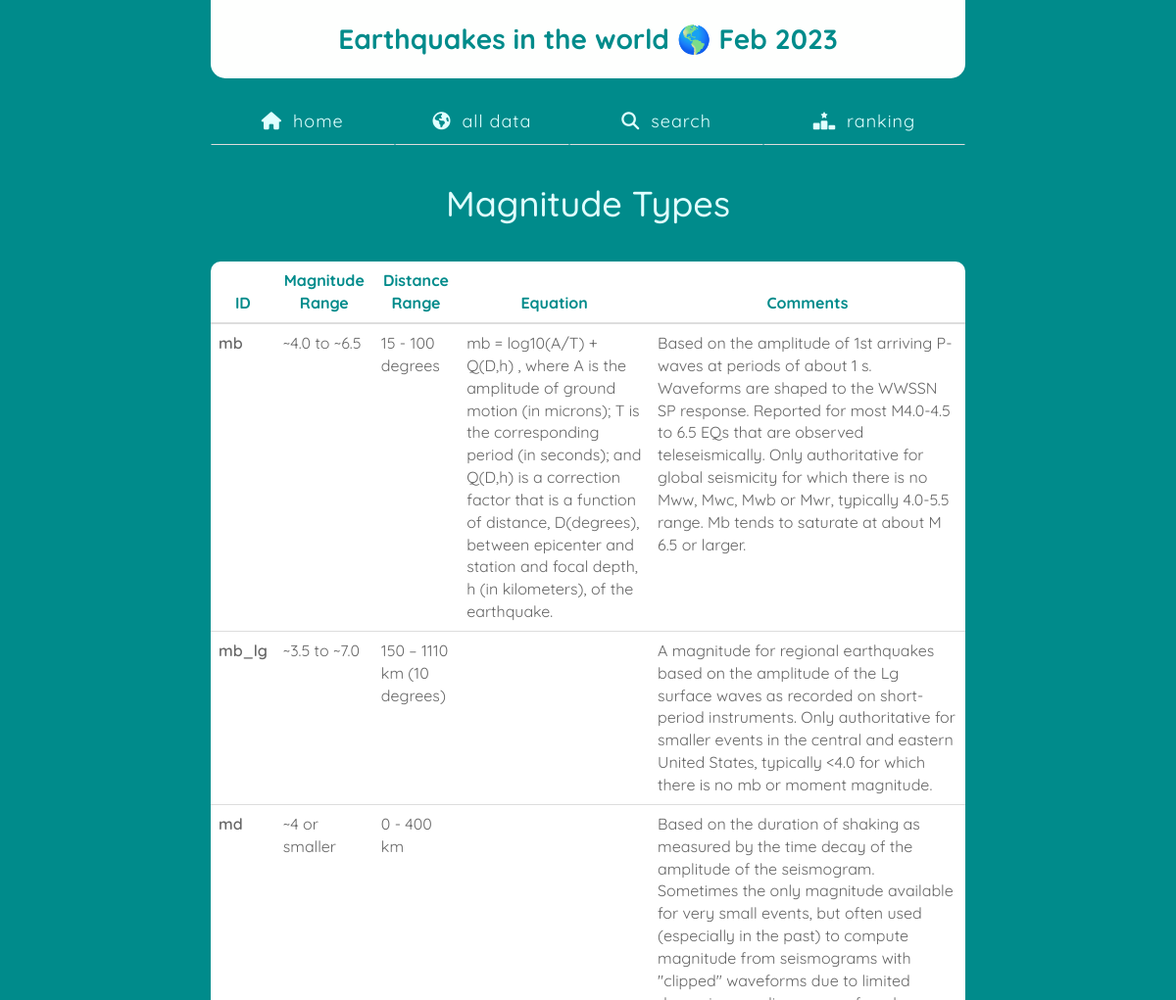
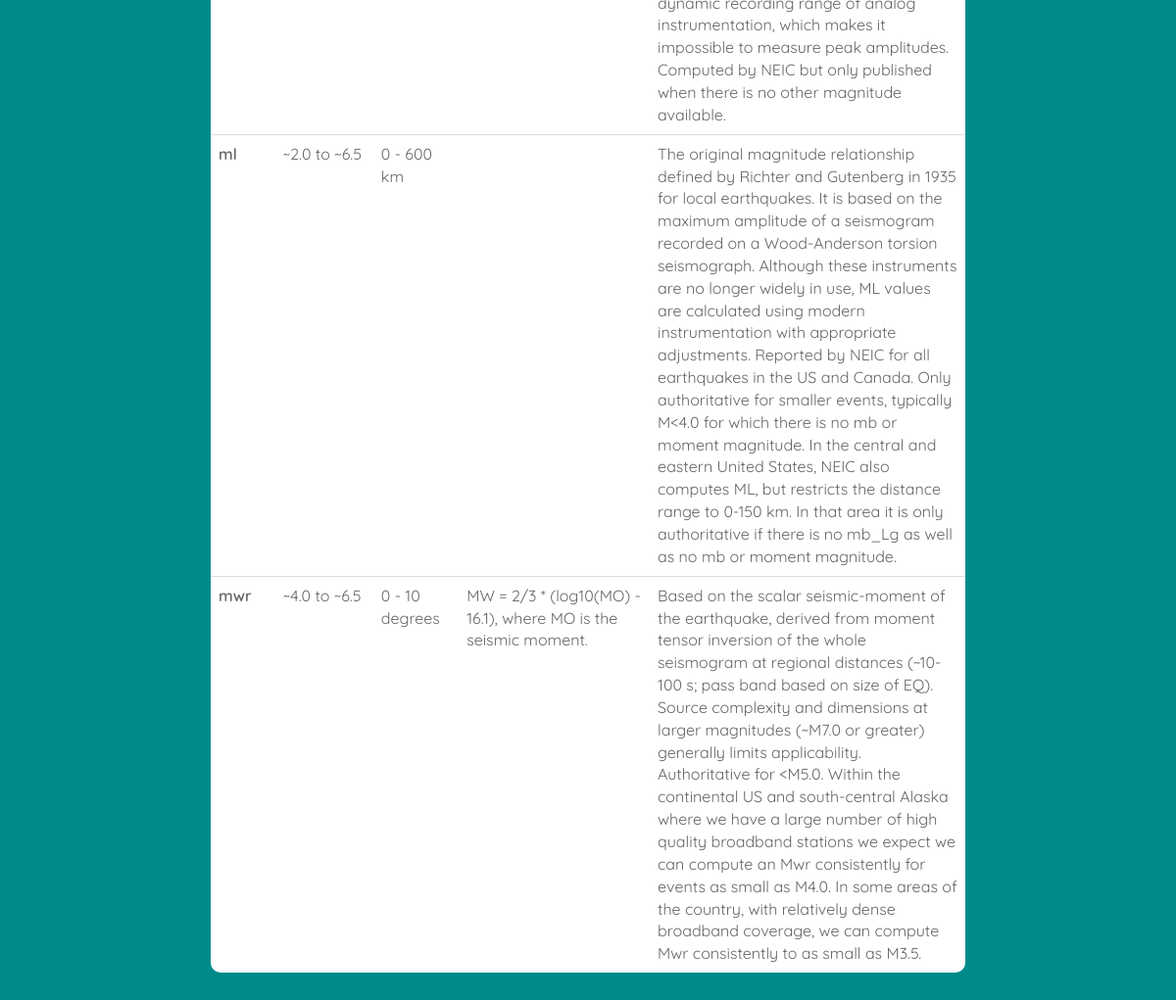
/magnitude_type, run on the app's committed database (2 pictures, top to bottom).
### tables this page shows
CREATE TABLE magnitude_types(id text, mag_range text, distance_range text, equation text, comments text);

### app.py (the view)
@app.route('/magnitude_type')
def magnitude_type():
    rows = db.select_mag_types()
    return render_template("magnitude_type.html", rows=rows)

### database.py (called while the page is built)
    def select_mag_types(self):
        conn = sqlite3.connect(self.dbname)
        conn.row_factory = sqlite3.Row
        cur = conn.cursor()
        cur.execute("SELECT id, mag_range, distance_range, equation, comments FROM magnitude_types")
        return cur.fetchall()

### templates/magnitude_type.html
{% extends "base.html" %}
{% block page_content %}
<h1>Magnitude Types</h1>
<table class="table align-middle my-6">
    <thead class="table-header">
    <tr>
        <th scope="col">ID</th>
        <th scope="col">Magnitude Range</th>
        <th scope="col">Distance Range</th>
        <th scope="col">Equation</th>
        <th scope="col">Comments</th>
    </tr>
    </thead>
    <tbody>
    {% for row in rows %}
    <tr>
        <td class="bold">{{row["id"]}}</td>
        <td>{{row['mag_range']}}</td>
        <td>{{row['distance_range']}}</td>
        <td>{{row['equation']}}</td>
        <td>{{row['comments']}}</td>
    </tr>
    {% endfor %}
    </tbody>
</table>
{% endblock %}

### templates/base.html (shortened to what this page needs)
{% extends "bootstrap/base.html" %}
{% block head %}
    {{ super() }}
{% endblock %}
{% block styles %}
    {{super()}}
    <link rel="stylesheet" href="{{url_for('.static', filename='style.css')}}">
    <link rel="stylesheet" href="{{url_for('.static', filename='space.css')}}">
{% endblock %}
{% block navbar %}
    <div class="container">
        <div class="title">Earthquakes in the world 🌎 Feb 2023</div>
        <ul class="nav nav-tabs nav-justified">
            <li class="nav-item">
                <a class="nav-link" aria-current="page" href={{ url_for("home") }}>
                    <i class="fa-solid fa-house mr-1"></i>
                    home
            </li>
            <li class="nav-item">
                <a class="nav-link" href={{ url_for("all") }}>
                    <i class="fa-solid fa-earth-americas mr-1"></i>
                    all data
                </a>
            </li>
            <li class="nav-item">
                <a class="nav-link" href={{ url_for("search") }}>
                    <i class="fa-solid fa-magnifying-glass mr-1"></i>
                    search
                </a>
            </li>
            <li class="nav-item">
                <a class="nav-link" href={{ url_for("ranking") }}>
                    <i class="fa-solid fa-ranking-star mr-1"></i>
                    ranking
                </a>
            </li>
        </ul>
    </div>
{% endblock %}
{% block content %}
    <div class="container">
        {% block page_content %}
        {% endblock %}
    </div>
{% endblock %}

### static/style.css (style rules this page uses)
body { font-family: 'Quicksand', sans-serif; background-color: darkcyan; margin: 0 auto; color: lightcyan; font-size: 16px; padding-bottom: 3rem; }
h1 { text-align: center; margin: 4rem 0; }
a { color: inherit; decoration: none; }
th { text-align:center; }
.container { max-width: 800px; }
.title { font-size: 28px; font-weight: bold; color: darkcyan; text-align: center; padding: 2rem 0; background-color: #fefffe; border-radius: 0 0 15px 15px; margin-bottom: 2rem; }
.nav-item { font-size: 18px; color: lightcyan; letter-spacing: 1px; }
.table { color: #666666; background-color: white; border-radius: 10px; }
.table-header { color: darkcyan; text-align: center; }
.bold { font-weight: 600; }

### static/space.css (style rules this page uses)
.my-6 { margin: 30px 0; }
.mr-1 { margin-right: 5px; }

### data on the page
magnitude_types: id "mb", mag_range "~4.0 to ~6.5", distance_range "15 - 100 degrees", equation "mb = log10(A/T) + Q(D,h) , where A is the amplitude of ground motion (in microns); T is the corresponding period (in seconds); and Q(D,h) is a correction factor that is a function of distance, D(degrees), between epicenter and station and focal depth, h (in kilometers), of the earthquake.", comments "Based on the amplitude of 1st arriving P-waves at periods of about 1 s. Waveforms are shaped to the WWSSN SP response. Reported for most M4.0-4.5 to 6.5 EQs that are observed teleseismically. Only authoritative for global seismicity for which there is no Mww, Mwc, Mwb or Mwr, typically 4.0-5.5 range. Mb tends to saturate at about M 6.5 or larger."
magnitude_types: id "mb_lg", mag_range "~3.5 to ~7.0", distance_range "150 – 1110 km (10 degrees)", comments "A magnitude for regional earthquakes based on the amplitude of the Lg surface waves as recorded on short-period instruments. Only authoritative for smaller events in the central and eastern United States, typically <4.0 for which there is no mb or moment magnitude."
magnitude_types: id "md", mag_range "~4 or smaller", distance_range "0 - 400 km", comments "Based on the duration of shaking as measured by the time decay of the amplitude of the seismogram. Sometimes the only magnitude available for very small events, but often used (especially in the past) to compute magnitude from seismograms with \"clipped\" waveforms due to limited dynamic recording range of analog instrumentation, which makes it impossible to measure peak amplitudes. Computed by NEIC but only published when there is no other magnitude available."
magnitude_types: id "ml", mag_range "~2.0 to ~6.5", distance_range "0 - 600 km", comments "The original magnitude relationship defined by Richter and Gutenberg in 1935 for local earthquakes. It is based on the maximum amplitude of a seismogram recorded on a Wood-Anderson torsion seismograph. Although these instruments are no longer widely in use, ML values are calculated using modern instrumentation with appropriate adjustments. Reported by NEIC for all earthquakes in the US and Canada. Only authoritative for smaller events, typically M<4.0 for which there is no mb or moment magnitude. In the central and eastern United States, NEIC also computes ML, but restricts the distance range to 0-150 km. In that area it is only authoritative if there is no mb_Lg as well as no mb or moment…"
magnitude_types: id "mwr", mag_range "~4.0 to ~6.5", distance_range "0 - 10 degrees", equation "MW = 2/3 * (log10(MO) - 16.1), where MO is the seismic moment.", comments "Based on the scalar seismic-moment of the earthquake, derived from moment tensor inversion of the whole seismogram at regional distances (~10-100 s; pass band based on size of EQ). Source complexity and dimensions at larger magnitudes (~M7.0 or greater) generally limits applicability. Authoritative for <M5.0. Within the continental US and south-central Alaska where we have a large number of high quality broadband stations we expect we can compute an Mwr consistently for events as small as M4.0. In some areas of the country, with relatively dense broadband coverage, we can compute Mwr consistently to as small as M3.5."
